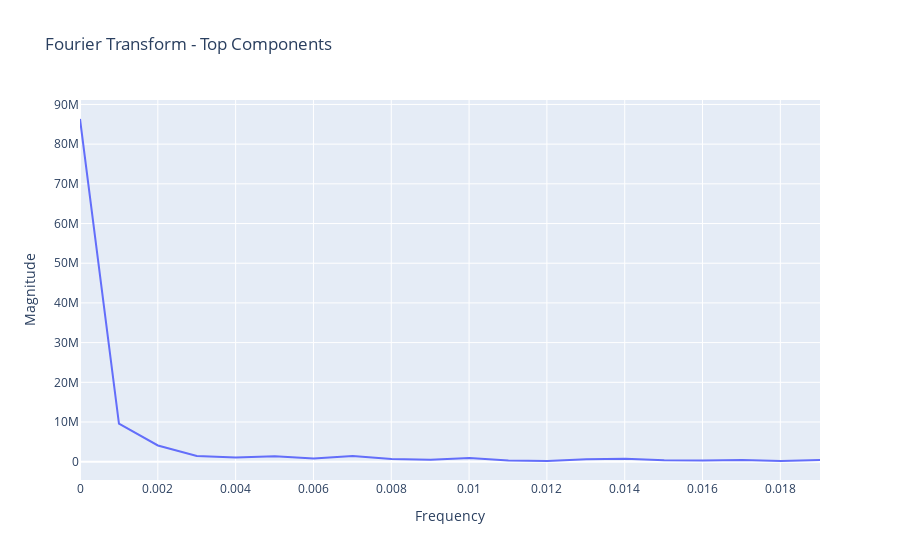

Notebook cell for this chart:
### Code cell
# Fourier Transform for Cyclical Trends
def plot_fourier_transform(series, n_components=20):
    series_values = series.dropna().values
    fft_vals = np.abs(fft(series_values))
    freqs = np.fft.fftfreq(len(series_values))
    fig = px.line(x=freqs[:n_components], y=fft_vals[:n_components], title="Fourier Transform - Top Components",
                  labels={"x": "Frequency", "y": "Magnitude"})
    fig.show()

plot_fourier_transform(df["close"])

### Figure 1 — Plotly figure (JSON) as saved in the notebook; plotly's stock layout.template omitted (floating-point values rounded to 4 significant figures)
{"data": [{"hovertemplate": "Frequency=%{x}<br>Magnitude=%{y}<extra></extra>", "legendgroup": "", "line": {"color": "#636efa", "dash": "solid"}, "marker": {"symbol": "circle"}, "mode": "lines", "name": "", "orientation": "v", "showlegend": false, "type": "scatter", "x": [0, 0.001001, 0.002002, 0.003003, 0.004004, 0.005005, 0.006006, 0.007007, 0.008008, 0.009009, 0.01001, 0.01101, 0.01201, 0.01301, 0.01401, 0.01502, 0.01602, 0.01702, 0.01802, 0.01902], "xaxis": "x", "y": [86330000.0, 9572000.0, 4094000.0, 1432000.0, 1063000.0, 1404000.0, 825300.0, 1468000.0, 671300.0, 522300.0, 944900.0, 326300.0, 195500.0, 596100.0, 747500.0, 354900.0, 299300.0, 439900.0, 178100.0, 454000.0], "yaxis": "y"}], "layout": {"legend": {"tracegroupgap": 0}, "title": {"text": "Fourier Transform - Top Components"}, "xaxis": {"anchor": "y", "domain": [0, 1], "title": {"text": "Frequency"}}, "yaxis": {"anchor": "x", "domain": [0, 1], "title": {"text": "Magnitude"}}}}
